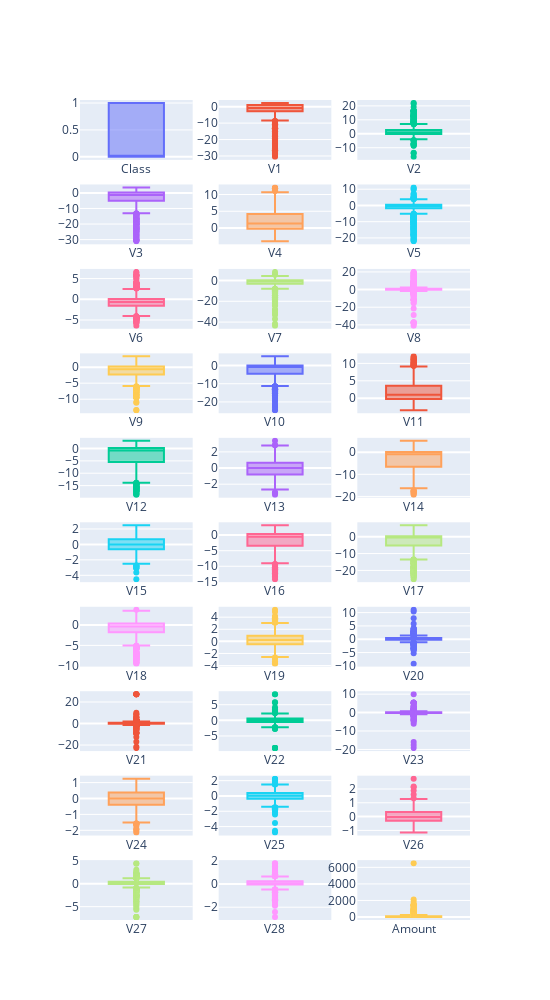

Notebook code for this chart:
### Code cell
import math
from plotly.subplots import make_subplots
import plotly.graph_objects as go

total_items = len(df.columns)
items_per_row = 3
total_rows = math.ceil(total_items / items_per_row)

fig = make_subplots(rows=total_rows, cols=items_per_row)

cur_row = 1
cur_col = 1

for index, column in enumerate(df.columns):
    fig.add_trace(go.Box(y=df[column], name=column), row=cur_row, col=cur_col)

    if cur_col % items_per_row == 0:
        cur_col = 1
        cur_row = cur_row + 1
    else:
        cur_col = cur_col + 1


fig.update_layout(height=1000, width=550,  showlegend=False)
fig.show()

### Figure 1 — Plotly figure (JSON) as saved in the notebook; plotly's stock layout.template omitted (floating-point values rounded to 4 significant figures; data arrays with more than 128 entries replaced by an {"elided": "..."} marker saying what was removed)
{"data": [{"name": "Class", "y": {"elided": "1000 int values"}, "type": "box", "xaxis": "x", "yaxis": "y"}, {"name": "V1", "y": {"elided": "1000 float values"}, "type": "box", "xaxis": "x2", "yaxis": "y2"}, {"name": "V2", "y": {"elided": "1000 float values"}, "type": "box", "xaxis": "x3", "yaxis": "y3"}, {"name": "V3", "y": {"elided": "1000 float values"}, "type": "box", "xaxis": "x4", "yaxis": "y4"}, {"name": "V4", "y": {"elided": "1000 float values"}, "type": "box", "xaxis": "x5", "yaxis": "y5"}, {"name": "V5", "y": {"elided": "1000 float values"}, "type": "box", "xaxis": "x6", "yaxis": "y6"}, {"name": "V6", "y": {"elided": "1000 float values"}, "type": "box", "xaxis": "x7", "yaxis": "y7"}, {"name": "V7", "y": {"elided": "1000 float values"}, "type": "box", "xaxis": "x8", "yaxis": "y8"}, {"name": "V8", "y": {"elided": "1000 float values"}, "type": "box", "xaxis": "x9", "yaxis": "y9"}, {"name": "V9", "y": {"elided": "1000 float values"}, "type": "box", "xaxis": "x10", "yaxis": "y10"}, {"name": "V10", "y": {"elided": "1000 float values"}, "type": "box", "xaxis": "x11", "yaxis": "y11"}, {"name": "V11", "y": {"elided": "1000 float values"}, "type": "box", "xaxis": "x12", "yaxis": "y12"}, {"name": "V12", "y": {"elided": "1000 float values"}, "type": "box", "xaxis": "x13", "yaxis": "y13"}, {"name": "V13", "y": {"elided": "1000 float values"}, "type": "box", "xaxis": "x14", "yaxis": "y14"}, {"name": "V14", "y": {"elided": "1000 float values"}, "type": "box", "xaxis": "x15", "yaxis": "y15"}, {"name": "V15", "y": {"elided": "1000 float values"}, "type": "box", "xaxis": "x16", "yaxis": "y16"}, {"name": "V16", "y": {"elided": "1000 float values"}, "type": "box", "xaxis": "x17", "yaxis": "y17"}, {"name": "V17", "y": {"elided": "1000 float values"}, "type": "box", "xaxis": "x18", "yaxis": "y18"}, {"name": "V18", "y": {"elided": "1000 float values"}, "type": "box", "xaxis": "x19", "yaxis": "y19"}, {"name": "V19", "y": {"elided": "1000 float values"}, "type": "box", "xaxis": "x20", "yaxis": "y20"}, {"name": "V20", "y": {"elided": "1000 float values"}, "type": "box", "xaxis": "x21", "yaxis": "y21"}, {"name": "V21", "y": {"elided": "1000 float values"}, "type": "box", "xaxis": "x22", "yaxis": "y22"}, {"name": "V22", "y": {"elided": "1000 float values"}, "type": "box", "xaxis": "x23", "yaxis": "y23"}, {"name": "V23", "y": {"elided": "1000 float values"}, "type": "box", "xaxis": "x24", "yaxis": "y24"}, {"name": "V24", "y": {"elided": "1000 float values"}, "type": "box", "xaxis": "x25", "yaxis": "y25"}, {"name": "V25", "y": {"elided": "1000 float values"}, "type": "box", "xaxis": "x26", "yaxis": "y26"}, {"name": "V26", "y": {"elided": "1000 float values"}, "type": "box", "xaxis": "x27", "yaxis": "y27"}, {"name": "V27", "y": {"elided": "1000 float values"}, "type": "box", "xaxis": "x28", "yaxis": "y28"}, {"name": "V28", "y": {"elided": "1000 float values"}, "type": "box", "xaxis": "x29", "yaxis": "y29"}, {"name": "Amount", "y": {"elided": "1000 float values"}, "type": "box", "xaxis": "x30", "yaxis": "y30"}], "layout": {"xaxis": {"anchor": "y", "domain": [0.0, 0.2889]}, "yaxis": {"anchor": "x", "domain": [0.927, 1.0]}, "xaxis2": {"anchor": "y2", "domain": [0.3556, 0.6444]}, "yaxis2": {"anchor": "x2", "domain": [0.927, 1.0]}, "xaxis3": {"anchor": "y3", "domain": [0.7111, 1.0]}, "yaxis3": {"anchor": "x3", "domain": [0.927, 1.0]}, "xaxis4": {"anchor": "y4", "domain": [0.0, 0.2889]}, "yaxis4": {"anchor": "x4", "domain": [0.824, 0.897]}, "xaxis5": {"anchor": "y5", "domain": [0.3556, 0.6444]}, "yaxis5": {"anchor": "x5", "domain": [0.824, 0.897]}, "xaxis6": {"anchor": "y6", "domain": [0.7111, 1.0]}, "yaxis6": {"anchor": "x6", "domain": [0.824, 0.897]}, "xaxis7": {"anchor": "y7", "domain": [0.0, 0.2889]}, "yaxis7": {"anchor": "x7", "domain": [0.721, 0.794]}, "xaxis8": {"anchor": "y8", "domain": [0.3556, 0.6444]}, "yaxis8": {"anchor": "x8", "domain": [0.721, 0.794]}, "xaxis9": {"anchor": "y9", "domain": [0.7111, 1.0]}, "yaxis9": {"anchor": "x9", "domain": [0.721, 0.794]}, "xaxis10": {"anchor": "y10", "domain": [0.0, 0.2889]}, "yaxis10": {"anchor": "x10", "domain": [0.618, 0.691]}, "xaxis11": {"anchor": "y11", "domain": [0.3556, 0.6444]}, "yaxis11": {"anchor": "x11", "domain": [0.618, 0.691]}, "xaxis12": {"anchor": "y12", "domain": [0.7111, 1.0]}, "yaxis12": {"anchor": "x12", "domain": [0.618, 0.691]}, "xaxis13": {"anchor": "y13", "domain": [0.0, 0.2889]}, "yaxis13": {"anchor": "x13", "domain": [0.515, 0.588]}, "xaxis14": {"anchor": "y14", "domain": [0.3556, 0.6444]}, "yaxis14": {"anchor": "x14", "domain": [0.515, 0.588]}, "xaxis15": {"anchor": "y15", "domain": [0.7111, 1.0]}, "yaxis15": {"anchor": "x15", "domain": [0.515, 0.588]}, "xaxis16": {"anchor": "y16", "domain": [0.0, 0.2889]}, "yaxis16": {"anchor": "x16", "domain": [0.412, 0.485]}, "xaxis17": {"anchor": "y17", "domain": [0.3556, 0.6444]}, "yaxis17": {"anchor": "x17", "domain": [0.412, 0.485]}, "xaxis18": {"anchor": "y18", "domain": [0.7111, 1.0]}, "yaxis18": {"anchor": "x18", "domain": [0.412, 0.485]}, "xaxis19": {"anchor": "y19", "domain": [0.0, 0.2889]}, "yaxis19": {"anchor": "x19", "domain": [0.309, 0.382]}, "xaxis20": {"anchor": "y20", "domain": [0.3556, 0.6444]}, "yaxis20": {"anchor": "x20", "domain": [0.309, 0.382]}, "xaxis21": {"anchor": "y21", "domain": [0.7111, 1.0]}, "yaxis21": {"anchor": "x21", "domain": [0.309, 0.382]}, "xaxis22": {"anchor": "y22", "domain": [0.0, 0.2889]}, "yaxis22": {"anchor": "x22", "domain": [0.206, 0.279]}, "xaxis23": {"anchor": "y23", "domain": [0.3556, 0.6444]}, "yaxis23": {"anchor": "x23", "domain": [0.206, 0.279]}, "xaxis24": {"anchor": "y24", "domain": [0.7111, 1.0]}, "yaxis24": {"anchor": "x24", "domain": [0.206, 0.279]}, "xaxis25": {"anchor": "y25", "domain": [0.0, 0.2889]}, "yaxis25": {"anchor": "x25", "domain": [0.103, 0.176]}, "xaxis26": {"anchor": "y26", "domain": [0.3556, 0.6444]}, "yaxis26": {"anchor": "x26", "domain": [0.103, 0.176]}, "xaxis27": {"anchor": "y27", "domain": [0.7111, 1.0]}, "yaxis27": {"anchor": "x27", "domain": [0.103, 0.176]}, "xaxis28": {"anchor": "y28", "domain": [0.0, 0.2889]}, "yaxis28": {"anchor": "x28", "domain": [0.0, 0.073]}, "xaxis29": {"anchor": "y29", "domain": [0.3556, 0.6444]}, "yaxis29": {"anchor": "x29", "domain": [0.0, 0.073]}, "xaxis30": {"anchor": "y30", "domain": [0.7111, 1.0]}, "yaxis30": {"anchor": "x30", "domain": [0.0, 0.073]}, "height": 1000, "width": 550, "showlegend": false}}
